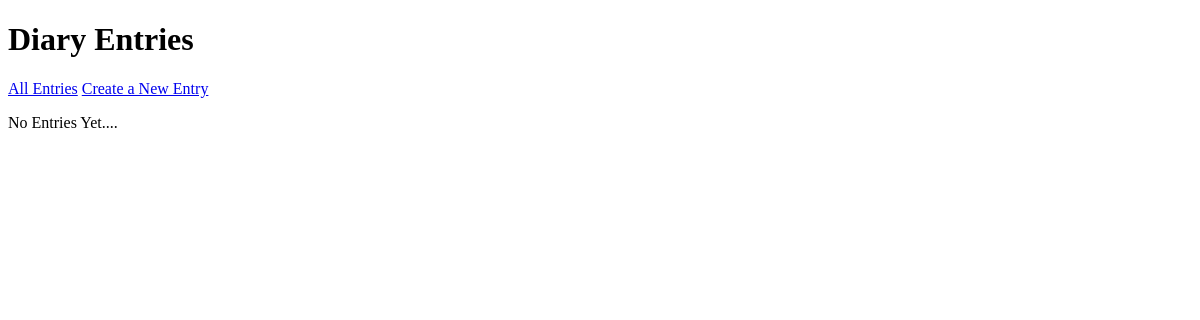
Before: / with the older database file.
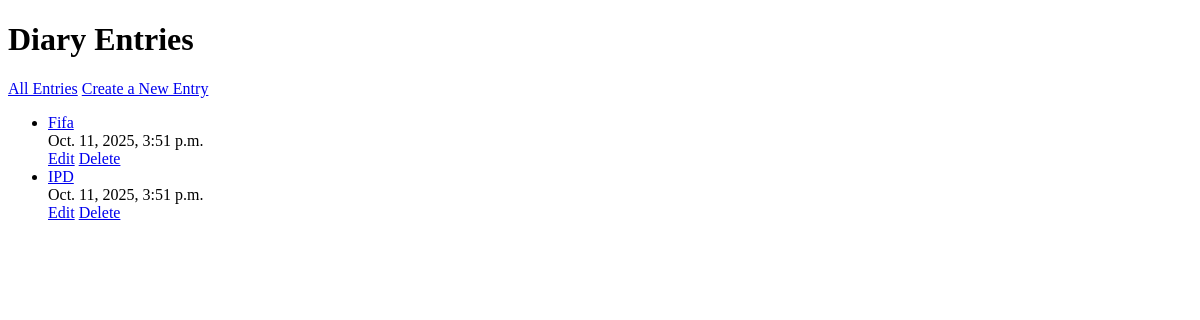
After: the same page with the newer database file.
### diary/models.py (models this page shows, shortened)
class DiaryEntry(models.Model):
  title=models.CharField(max_length=100)
  content=models.TextField()
  created_at=models.DateTimeField(auto_now_add=True)
  updated_at=models.DateTimeField(auto_now=True)

### diary/views.py (the view)
# urls.py: path('',views.entry_list,name="entry_list"),
def entry_list(request):
  entries=DiaryEntry.objects.all().order_by('-created_at')
  return render(request,'diary/entry_list.html',{'entries':entries})

### diary/templates/diary/entry_list.html (shortened to what this page needs)
{% extends "base.html" %}
{% block header %}Diary Entries{% endblock %}
{% block content %}
{% if entries %}
<ul class="list-entries">
  {% for entry in entries %}
  <li class="items">
    <a href="{% url 'entry_detail' entry.id %}">{{entry.title}}</a>
    <div class="date">{{entry.created_at}}</div>
    <div class="function">
      <a class="edit-btn" href="{% url 'entry_form_update' entry.id %}">Edit</a>
      <a class="delete-btn" href="{% url 'entry_delete' entry.id %}">Delete</a>
    </div>
  </li>
  {% endfor %}
</ul>
{% else %}
<p class="no-entry-msg">No Entries Yet....</p>
{% endif %}
{% endblock %}

### templates/base.html (shortened to what this page needs)
{% load static %}
<!DOCTYPE html>
<html lang="en">
<head>
  <link rel="stylesheet" href="{% static 'css/style.css' %}">
</head>
<body>
  <div class="container">
    <h1 class="heading">{% block header %}My Personal Diary{% endblock %}</h1>
    <div class="nav">
      <a class="link-1" href="{% url 'entry_list' %}">All Entries</a>
      <a class="link-2" href="{% url 'entry_form_create' %}">Create a New Entry</a>
    </div>
    <div class="main">
      {% block content %}{% endblock %}
    </div>
  </div>
</body>
</html>

Changed rows visible on the page:
added DiaryEntry: title "Fifa", created_at "Oct. 11, 2025, 3:51 p.m."
added DiaryEntry: title "IPD", created_at "Oct. 11, 2025, 3:51 p.m."
Other visible differences:
text no longer shown: "No Entries Yet...."
